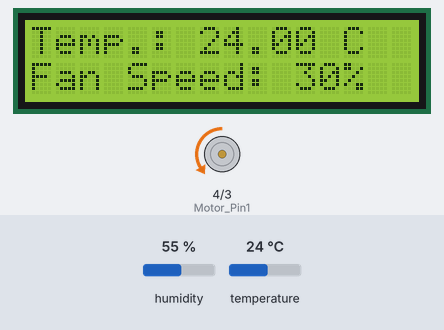
This sketch was run on a simulated Arduino Uno, built with avr-gcc and run on an emulated ATmega328P. Shown: 16×2 character LCD, motor-driver pin pairs drawn as motors (green arrow = first pin HIGH = forward, orange = second pin HIGH = backward, longer = more drive, scaled by the enable pin). Inputs (shaded band) come from the test bench; at power-on: temperature 24 °C, humidity 55 %.

Above: at 1.2 s.
1.3 s: temperature set to 15.4 °C
At 2.5 s:
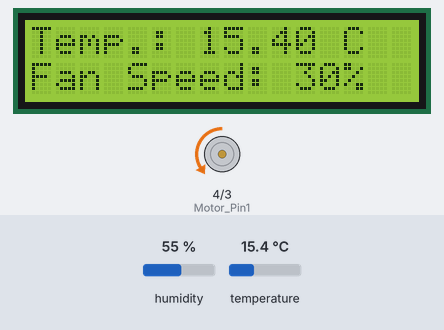
4.1 s: temperature set to 14.6 °C
At 5.7 s:
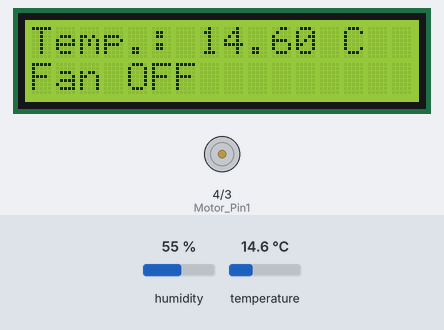
6.9 s: temperature set to 33 °C
At 9.7 s:
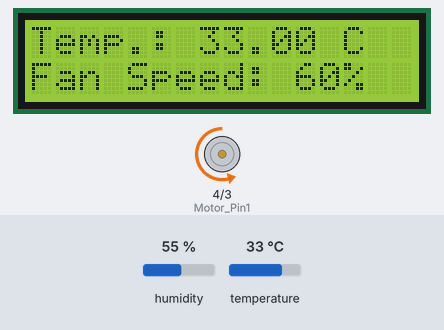
10.0 s: temperature set to 34.3 °C
At 11.8 s:
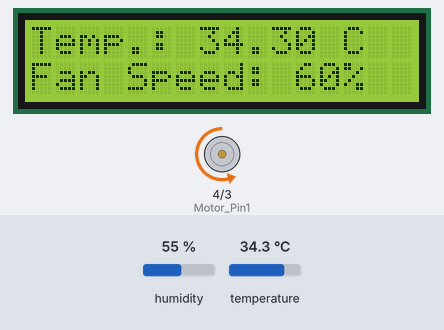
12.8 s: temperature set to 35.4 °C
At 15.9 s:
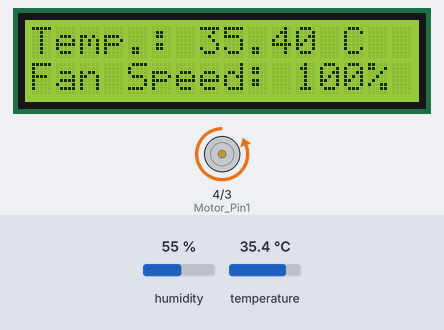
Timing chart, 0 to 17.3 s (numbered marks = the images above; inputs shaded):
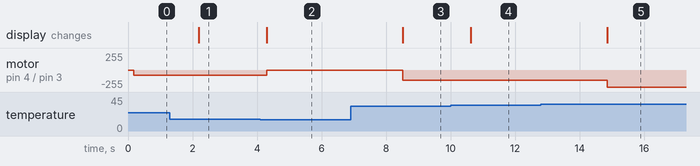

The sketch:

Weatherfan.ino
```cpp
#include "DHT.h"           // Including DHT22 library
#include "LiquidCrystal.h" // Including LCD library

#define DHTPIN 6      // Declaring pin 6 for communicating to DHT22 sensor
#define DHTTYPE DHT22 // Declaring the type of DHT sensor we are using (DHT22 or DHT11)

DHT dht(DHTPIN, DHTTYPE);          // Declaring DHT connection and type
LiquidCrystal lcd(12,11,10,9,8,7); // Declaring LCD connections

int Motor_Pin1 = 4;  // pin 2 on L293D
int Motor_Pin2 = 3;  // pin 7 on L293D
int Enable = 5;      // pin 1 on L293D

void setup() {
  pinMode(Motor_Pin1, OUTPUT);
  pinMode(Motor_Pin2, OUTPUT);
  pinMode(Enable, OUTPUT);
  lcd.begin(16,2); // Initializes the 16x2 LCD
  dht.begin();     // Initializes DHT sensor
}

void loop() {
  lcd.clear();                        // Clear LCD

  float temp = dht.readTemperature(); // Reading the temperature in Celsius

  if (isnan(temp)) {                  // Validating received data
    lcd.print("Failed to read");
    delay(1000);
    return;
  }

  lcd.setCursor(0,0);
  lcd.print("Temp.: ");
  lcd.print(temp);      // Writing temperature in the first row
  lcd.print(" C");
  lcd.setCursor(0,1);   // Setting the position to display fan speed

  if(temp <15 ) {                 // If the temperature less than 25
    analogWrite(Enable,0);        // 0% PWM duty cycle
    lcd.print("Fan OFF ");
    delay(100);
  }
  else if(temp>=15 & temp<30) {      // If the temperature is between 25 & 30
    analogWrite(Enable, 77);         // 30% of maximum duty cycle value (255).
    lcd.print("Fan Speed: 30% ");
    delay(100);
  }
  else if(temp>=30 & temp<35) {      // If the temperature is between 30 & 35
    analogWrite(Enable, 153);        // 60% of maximum duty cycle value (255).
    lcd.print("Fan Speed: 60% ");
    delay(100);
  }
  else if(temp>=35) {                // If the temperature is above 35
    analogWrite(Enable, 255);        // 100% duty cycle
    lcd.print("Fan Speed: 100%   ");
    delay(100);
  }

  digitalWrite(Motor_Pin1, LOW);  // To drive the motor in a particular direction
  digitalWrite(Motor_Pin2, HIGH); // To drive the motor in a particular direction

  delay(2000); // 2 seconds delay
}
```

Measured:
- the behaviour switches between 15 and 14.9 °C on temperature (found by bisection; images 1 and 2)
- the behaviour switches between 34.9 and 35 °C on temperature (found by bisection; images 4 and 5)
- after the input at 1.3 s, the display: changes after 0.89 s (image 1)
- after the input at 4.1 s, motor on pin 4 (Motor_Pin1) / pin 3 (Motor_Pin2): backward 77/255 → stopped after 0.20 s; the display: changes after 0.20 s (image 2)
- after the input at 6.9 s, motor on pin 4 (Motor_Pin1) / pin 3 (Motor_Pin2): stopped → backward 153/255 after 1.6 s; the display: changes after 1.6 s (image 3)
- after the input at 10.0 s, the display: changes after 0.63 s (image 4)
- after the input at 12.8 s, motor on pin 4 (Motor_Pin1) / pin 3 (Motor_Pin2): backward 153/255 → backward 255/255 after 2.1 s; the display: changes after 2.1 s (image 5)
